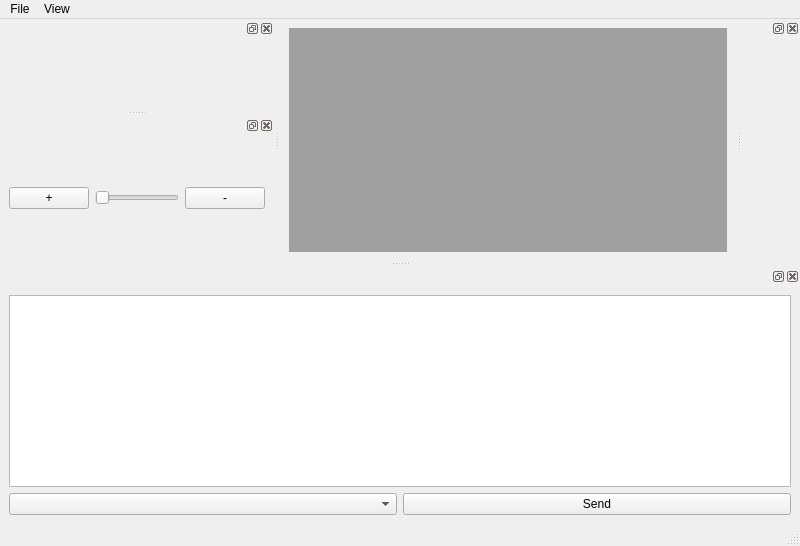
<?xml version="1.0" encoding="UTF-8"?>
<ui version="4.0">
 <class>MainWindow</class>
 <widget class="QMainWindow" name="MainWindow">
  <property name="geometry">
   <rect>
    <x>0</x>
    <y>0</y>
    <width>800</width>
    <height>546</height>
   </rect>
  </property>
  <property name="windowTitle">
   <string>UBC Rocket Ground Station</string>
  </property>
  <widget class="QWidget" name="centralwidget">
   <property name="enabled">
    <bool>true</bool>
   </property>
   <layout class="QVBoxLayout" name="verticalLayout">
    <item>
     <widget class="QMdiArea" name="mdiArea"/>
    </item>
   </layout>
  </widget>
  <widget class="QDockWidget" name="dockWidget_5">
   <attribute name="dockWidgetArea">
    <number>1</number>
   </attribute>
   <widget class="QWidget" name="dockWidgetContents_5">
    <layout class="QHBoxLayout" name="horizontalLayout">
     <item>
      <layout class="QFormLayout" name="dataLabelFormLayout"/>
     </item>
    </layout>
   </widget>
  </widget>
  <widget class="QDockWidget" name="dockWidget_3">
   <attribute name="dockWidgetArea">
    <number>8</number>
   </attribute>
   <widget class="QWidget" name="dockWidgetContents_3">
    <layout class="QVBoxLayout" name="verticalLayout_2">
     <item>
      <widget class="QPlainTextEdit" name="consoleText"/>
     </item>
     <item>
      <layout class="QHBoxLayout" name="horizontalLayout_4" stretch="0,0">
       <item>
        <widget class="QComboBox" name="commandEdit"/>
       </item>
       <item>
        <widget class="QPushButton" name="sendButton">
         <property name="text">
          <string>Send</string>
         </property>
        </widget>
       </item>
      </layout>
     </item>
    </layout>
   </widget>
  </widget>
  <widget class="QDockWidget" name="dockWidget_4">
   <attribute name="dockWidgetArea">
    <number>2</number>
   </attribute>
   <widget class="QWidget" name="dockWidgetContents_4">
    <layout class="QGridLayout" name="gridLayout">
     <item row="0" column="0">
      <layout class="QGridLayout" name="commandButtonGrid"/>
     </item>
    </layout>
   </widget>
  </widget>
  <widget class="QDockWidget" name="dockWidget_6">
   <attribute name="dockWidgetArea">
    <number>1</number>
   </attribute>
   <widget class="QWidget" name="dockWidgetContents_6">
    <layout class="QHBoxLayout" name="horizontalLayout_2">
     <item>
      <layout class="QHBoxLayout" name="horizontalLayout_3">
       <item>
        <widget class="QPushButton" name="zoom_in_button">
         <property name="text">
          <string>+</string>
         </property>
        </widget>
       </item>
       <item>
        <widget class="QSlider" name="horizontalSlider">
         <property name="orientation">
          <enum>Qt::Horizontal</enum>
         </property>
        </widget>
       </item>
       <item>
        <widget class="QPushButton" name="zoom_out_button">
         <property name="text">
          <string>-</string>
         </property>
        </widget>
       </item>
      </layout>
     </item>
    </layout>
   </widget>
  </widget>
  <widget class="QMenuBar" name="menuBar">
   <property name="geometry">
    <rect>
     <x>0</x>
     <y>0</y>
     <width>800</width>
     <height>22</height>
    </rect>
   </property>
   <widget class="QMenu" name="menuFile">
    <property name="title">
     <string>File</string>
    </property>
    <addaction name="actionSave"/>
   </widget>
   <widget class="QMenu" name="menuView">
    <property name="title">
     <string>View</string>
    </property>
    <addaction name="actionReset"/>
   </widget>
   <addaction name="menuFile"/>
   <addaction name="menuView"/>
  </widget>
  <widget class="QStatusBar" name="statusBar"/>
  <action name="actionSave">
   <property name="text">
    <string>Save</string>
   </property>
  </action>
  <action name="actionReset">
   <property name="text">
    <string>Reset</string>
   </property>
  </action>
 </widget>
 <resources/>
 <connections/>
</ui>
